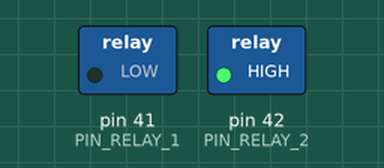
This sketch was run on a simulated Arduino Mega 2560, built with avr-gcc and run on an emulated ATmega2560. Shown: switched loads named in the sketch (green lamp = pin HIGH). Storage starts empty; the audio player accepts every command and is not drawn; what the sketch prints to the serial monitor is not drawn.

Above: at 0.2 s.
At 3.7 s:
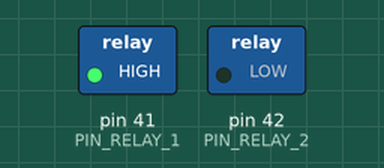
At 5.0 s:
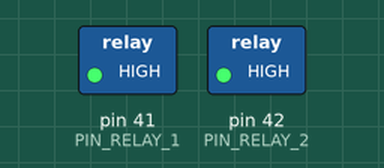
Timing chart, 0 to 6.9 s (numbered marks = the images above):
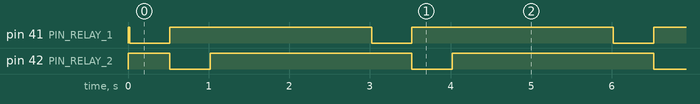

The sketch:

app_relay_sdcard_2spk.ino
```cpp
//Noisy Town, testing relays

//standard library
#include <SPI.h>
#include <SD.h>

//TMRpcm library (SD wav card to analog)
#include "TMRpcm.h"

//HCSR04 library (ultrsound ranging device)
//#include "ultrasound_hcsr04.h"

//constants
int SERIAL_BAUD_RATE = 9600; //debugging
int SOUND_DURATION = 500; //the duration of sounds, [ms]
int LOOP_RATE = 2000; //the period to read ulstrasound  range, [ms]

//pin assignement
int PIN_SD_CS = 53; // Pin 53 at Mega board
int PIN_AUDIO_OUT = 11; // Pin to audio amplifier input. 5,6,11,46 on Mega
int PIN_US_TRIGGER = 32; //ultrasound trigger
int PIN_US_ECHO = 33; //ultrasound echo
int PIN_RELAY_1 = 41;
int PIN_RELAY_2 = 42;

//play sound TMRpcm object
TMRpcm tmrpcm;

//ultrasound object
//UltrasoundHCSR04 hcsr04(PIN_US_TRIGGER, PIN_US_ECHO);

//setup
void setup()
{
    //opens serial port, sets data rate to 9600 bps, Useful for debugging
    Serial.begin(SERIAL_BAUD_RATE);

	//set chip select pin as output
 	pinMode(PIN_SD_CS, OUTPUT);

	//set pins to relays as outputs, and switch-off relays
	pinMode(PIN_RELAY_1, OUTPUT);
	pinMode(PIN_RELAY_2, OUTPUT);
	digitalWrite(PIN_RELAY_1, HIGH);
	digitalWrite(PIN_RELAY_2, HIGH);

	//SD init
  	Serial.println("Initializing SD card...");
  	if (!SD.begin(PIN_SD_CS))
	{
		Serial.println("SD card initialization failed. EXIT PROGRAM.");
	    return;
  	}
  	Serial.println("SD initialization done.");

	//tmrpcm init
	tmrpcm.speakerPin = PIN_AUDIO_OUT;
	tmrpcm.setVolume(6);
}

//main loop
void loop()
{

	digitalWrite(PIN_RELAY_1, LOW);
  	tmrpcm.play("phone.wav");
	delay(SOUND_DURATION);
	digitalWrite(PIN_RELAY_1, HIGH);

	digitalWrite(PIN_RELAY_2, LOW);
 	tmrpcm.play("alarm.wav");
   	delay(SOUND_DURATION);
	digitalWrite(PIN_RELAY_2, HIGH);

	//stop tmrpcm
	tmrpcm.disable();

	//adjust loop rate
	delay(LOOP_RATE);
}
```

Measured:
- by itself, pin 41 (PIN_RELAY_1), pin 42 (PIN_RELAY_2): alternates HIGH for 2.5 s and LOW for 0.50 s
- by itself, everything shown: repeats every 3.0 s, in 3 steps
